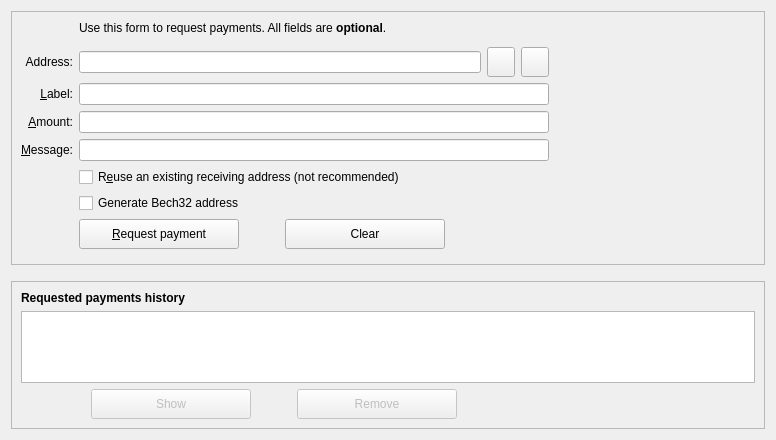
<?xml version="1.0" encoding="UTF-8"?>
<ui version="4.0">
 <class>ReceiveCoinsDialog</class>
 <widget class="QWidget" name="ReceiveCoinsDialog">
  <property name="geometry">
   <rect>
    <x>0</x>
    <y>0</y>
    <width>776</width>
    <height>440</height>
   </rect>
  </property>
  <layout class="QVBoxLayout" name="verticalLayout" stretch="0,0,1">
   <item>
    <widget class="QFrame" name="frame2">
     <property name="sizePolicy">
      <sizepolicy hsizetype="Preferred" vsizetype="Expanding">
       <horstretch>0</horstretch>
       <verstretch>0</verstretch>
      </sizepolicy>
     </property>
     <property name="frameShape">
      <enum>QFrame::StyledPanel</enum>
     </property>
     <property name="frameShadow">
      <enum>QFrame::Sunken</enum>
     </property>
     <layout class="QVBoxLayout" name="verticalLayout_3">
      <item>
       <layout class="QGridLayout" name="gridLayout">
        <item row="2" column="2">
         <widget class="QLabel" name="label_5">
          <property name="text">
           <string>Use this form to request payments. All fields are &lt;b&gt;optional&lt;/b&gt;.</string>
          </property>
         </widget>
        </item>
        <item row="2" column="3" rowspan="10">
         <widget class="QRImageWidget" name="lblQRCode">
          <property name="minimumSize">
           <size>
            <width>200</width>
            <height>220</height>
           </size>
          </property>
          <property name="maximumSize">
           <size>
            <width>200</width>
            <height>220</height>
           </size>
          </property>
          <property name="text">
           <string/>
          </property>
         </widget>
        </item>
        <item row="4" column="0">
         <widget class="QLabel" name="label_8">
          <property name="text">
           <string>Address:</string>
          </property>
          <property name="alignment">
           <set>Qt::AlignRight|Qt::AlignTrailing|Qt::AlignVCenter</set>
          </property>
         </widget>
        </item>
        <item row="4" column="2">
         <layout class="QHBoxLayout" name="horizontalLayout_3">
          <item>
           <widget class="QLineEdit" name="leAddress"/>
          </item>
          <item>
           <widget class="QToolButton" name="copyAddressButton">
            <property name="minimumSize">
             <size>
              <width>28</width>
              <height>30</height>
             </size>
            </property>
            <property name="maximumSize">
             <size>
              <width>20</width>
              <height>30</height>
             </size>
            </property>
            <property name="text">
             <string/>
            </property>
           </widget>
          </item>
          <item>
           <widget class="QToolButton" name="refreshButton">
            <property name="minimumSize">
             <size>
              <width>28</width>
              <height>30</height>
             </size>
            </property>
            <property name="maximumSize">
             <size>
              <width>20</width>
              <height>30</height>
             </size>
            </property>
            <property name="text">
             <string/>
            </property>
           </widget>
          </item>
         </layout>
        </item>
        <item row="5" column="0">
         <widget class="QLabel" name="label_2">
          <property name="toolTip">
           <string>An optional label to associate with the new receiving address.</string>
          </property>
          <property name="text">
           <string>&amp;Label:</string>
          </property>
          <property name="alignment">
           <set>Qt::AlignRight|Qt::AlignTrailing|Qt::AlignVCenter</set>
          </property>
          <property name="buddy">
           <cstring>reqLabel</cstring>
          </property>
         </widget>
        </item>
        <item row="5" column="2">
         <widget class="QLineEdit" name="reqLabel">
          <property name="toolTip">
           <string>An optional label to associate with the new receiving address.</string>
          </property>
         </widget>
        </item>
        <item row="6" column="0">
         <widget class="QLabel" name="label">
          <property name="toolTip">
           <string>An optional amount to request. Leave this empty or zero to not request a specific amount.</string>
          </property>
          <property name="text">
           <string>&amp;Amount:</string>
          </property>
          <property name="alignment">
           <set>Qt::AlignRight|Qt::AlignTrailing|Qt::AlignVCenter</set>
          </property>
          <property name="buddy">
           <cstring>reqAmount</cstring>
          </property>
         </widget>
        </item>
        <item row="6" column="2">
         <widget class="BitcoinAmountField" name="reqAmount">
          <property name="minimumSize">
           <size>
            <width>80</width>
            <height>0</height>
           </size>
          </property>
          <property name="toolTip">
           <string>An optional amount to request. Leave this empty or zero to not request a specific amount.</string>
          </property>
         </widget>
        </item>
        <item row="7" column="0">
         <widget class="QLabel" name="label_3">
          <property name="toolTip">
           <string>An optional message to attach to the payment request, which will be displayed when the request is opened. Note: The message will not be sent with the payment over the VIPSTARCOIN network.</string>
          </property>
          <property name="text">
           <string>&amp;Message:</string>
          </property>
          <property name="alignment">
           <set>Qt::AlignRight|Qt::AlignTrailing|Qt::AlignVCenter</set>
          </property>
          <property name="buddy">
           <cstring>reqMessage</cstring>
          </property>
         </widget>
        </item>
        <item row="7" column="2">
         <widget class="QLineEdit" name="reqMessage">
          <property name="toolTip">
           <string>An optional message to attach to the payment request, which will be displayed when the request is opened. Note: The message will not be sent with the payment over the VIPSTARCOIN network.</string>
          </property>
         </widget>
        </item>
        <item row="8" column="0">
         <widget class="QLabel" name="label_4">
          <property name="text">
           <string/>
          </property>
         </widget>
        </item>
        <item row="8" column="2">
         <widget class="QCheckBox" name="reuseAddress">
          <property name="toolTip">
           <string>Reuse one of the previously used receiving addresses. Reusing addresses has security and privacy issues. Do not use this unless re-generating a payment request made before.</string>
          </property>
          <property name="text">
           <string>R&amp;euse an existing receiving address (not recommended)</string>
          </property>
         </widget>
        </item>
        <item row="9" column="2">
         <widget class="QCheckBox" name="useBech32">
          <property name="toolTip">
           <string>Bech32 addresses (BIP-173) are cheaper to spend from and offer better protection against typos. When unchecked a legacy address will be created, compatible with older wallets.</string>
          </property>
          <property name="text">
           <string>Generate Bech32 address</string>
          </property>
         </widget>
        </item>
        <item row="10" column="0">
         <widget class="QLabel" name="label_7">
          <property name="text">
           <string/>
          </property>
         </widget>
        </item>
        <item row="10" column="2">
         <layout class="QHBoxLayout" name="horizontalLayout">
          <item>
           <widget class="QPushButton" name="receiveButton">
            <property name="minimumSize">
             <size>
              <width>160</width>
              <height>30</height>
             </size>
            </property>
            <property name="text">
             <string>&amp;Request payment</string>
            </property>
            <property name="icon">
             <iconset resource="../bitcoin.qrc">
              <normaloff>:/icons/receiving_addresses</normaloff>:/icons/receiving_addresses</iconset>
            </property>
           </widget>
          </item>
          <item>
           <spacer name="horizontalSpacer_5">
            <property name="orientation">
             <enum>Qt::Horizontal</enum>
            </property>
            <property name="sizeType">
             <enum>QSizePolicy::Fixed</enum>
            </property>
            <property name="sizeHint" stdset="0">
             <size>
              <width>40</width>
              <height>20</height>
             </size>
            </property>
           </spacer>
          </item>
          <item>
           <widget class="QPushButton" name="clearButton">
            <property name="sizePolicy">
             <sizepolicy hsizetype="Minimum" vsizetype="Fixed">
              <horstretch>0</horstretch>
              <verstretch>0</verstretch>
             </sizepolicy>
            </property>
            <property name="minimumSize">
             <size>
              <width>160</width>
              <height>30</height>
             </size>
            </property>
            <property name="toolTip">
             <string>Clear all fields of the form.</string>
            </property>
            <property name="text">
             <string>Clear</string>
            </property>
            <property name="icon">
             <iconset resource="../bitcoin.qrc">
              <normaloff>:/icons/remove</normaloff>:/icons/remove</iconset>
            </property>
            <property name="autoDefault">
             <bool>false</bool>
            </property>
           </widget>
          </item>
          <item>
           <spacer name="horizontalSpacer">
            <property name="orientation">
             <enum>Qt::Horizontal</enum>
            </property>
            <property name="sizeHint" stdset="0">
             <size>
              <width>40</width>
              <height>20</height>
             </size>
            </property>
           </spacer>
          </item>
         </layout>
        </item>
       </layout>
      </item>
     </layout>
    </widget>
   </item>
   <item>
    <spacer name="verticalSpacer_2">
     <property name="orientation">
      <enum>Qt::Vertical</enum>
     </property>
     <property name="sizeHint" stdset="0">
      <size>
       <width>20</width>
       <height>10</height>
      </size>
     </property>
    </spacer>
   </item>
   <item>
    <widget class="QFrame" name="frame">
     <property name="sizePolicy">
      <sizepolicy hsizetype="Preferred" vsizetype="Expanding">
       <horstretch>0</horstretch>
       <verstretch>0</verstretch>
      </sizepolicy>
     </property>
     <property name="frameShape">
      <enum>QFrame::StyledPanel</enum>
     </property>
     <property name="frameShadow">
      <enum>QFrame::Raised</enum>
     </property>
     <layout class="QVBoxLayout" name="verticalLayout_2">
      <item>
       <widget class="QLabel" name="label_6">
        <property name="font">
         <font>
          <weight>75</weight>
          <bold>true</bold>
         </font>
        </property>
        <property name="text">
         <string>Requested payments history</string>
        </property>
       </widget>
      </item>
      <item>
       <widget class="QTableView" name="recentRequestsView">
        <property name="contextMenuPolicy">
         <enum>Qt::CustomContextMenu</enum>
        </property>
        <property name="tabKeyNavigation">
         <bool>false</bool>
        </property>
        <property name="sortingEnabled">
         <bool>true</bool>
        </property>
       </widget>
      </item>
      <item>
       <layout class="QHBoxLayout" name="horizontalLayout_2">
        <item>
         <spacer name="horizontalSpacer_3">
          <property name="orientation">
           <enum>Qt::Horizontal</enum>
          </property>
          <property name="sizeType">
           <enum>QSizePolicy::Fixed</enum>
          </property>
          <property name="sizeHint" stdset="0">
           <size>
            <width>70</width>
            <height>20</height>
           </size>
          </property>
         </spacer>
        </item>
        <item>
         <widget class="QPushButton" name="showRequestButton">
          <property name="enabled">
           <bool>false</bool>
          </property>
          <property name="minimumSize">
           <size>
            <width>160</width>
            <height>30</height>
           </size>
          </property>
          <property name="toolTip">
           <string>Show the selected request (does the same as double clicking an entry)</string>
          </property>
          <property name="text">
           <string>Show</string>
          </property>
          <property name="icon">
           <iconset resource="../bitcoin.qrc">
            <normaloff>:/icons/edit</normaloff>:/icons/edit</iconset>
          </property>
          <property name="autoDefault">
           <bool>false</bool>
          </property>
         </widget>
        </item>
        <item>
         <spacer name="horizontalSpacer_4">
          <property name="orientation">
           <enum>Qt::Horizontal</enum>
          </property>
          <property name="sizeType">
           <enum>QSizePolicy::Fixed</enum>
          </property>
          <property name="sizeHint" stdset="0">
           <size>
            <width>40</width>
            <height>20</height>
           </size>
          </property>
         </spacer>
        </item>
        <item>
         <widget class="QPushButton" name="removeRequestButton">
          <property name="enabled">
           <bool>false</bool>
          </property>
          <property name="minimumSize">
           <size>
            <width>160</width>
            <height>30</height>
           </size>
          </property>
          <property name="toolTip">
           <string>Remove the selected entries from the list</string>
          </property>
          <property name="text">
           <string>Remove</string>
          </property>
          <property name="icon">
           <iconset resource="../bitcoin.qrc">
            <normaloff>:/icons/remove</normaloff>:/icons/remove</iconset>
          </property>
          <property name="autoDefault">
           <bool>false</bool>
          </property>
         </widget>
        </item>
        <item>
         <spacer name="horizontalSpacer_2">
          <property name="orientation">
           <enum>Qt::Horizontal</enum>
          </property>
          <property name="sizeHint" stdset="0">
           <size>
            <width>40</width>
            <height>20</height>
           </size>
          </property>
         </spacer>
        </item>
       </layout>
      </item>
     </layout>
    </widget>
   </item>
  </layout>
 </widget>
 <customwidgets>
  <customwidget>
   <class>BitcoinAmountField</class>
   <extends>QLineEdit</extends>
   <header>bitcoinamountfield.h</header>
   <container>1</container>
  </customwidget>
  <customwidget>
   <class>QRImageWidget</class>
   <extends>QLabel</extends>
   <header>receiverequestdialog.h</header>
  </customwidget>
 </customwidgets>
 <resources>
  <include location="../bitcoin.qrc"/>
 </resources>
 <connections/>
</ui>
